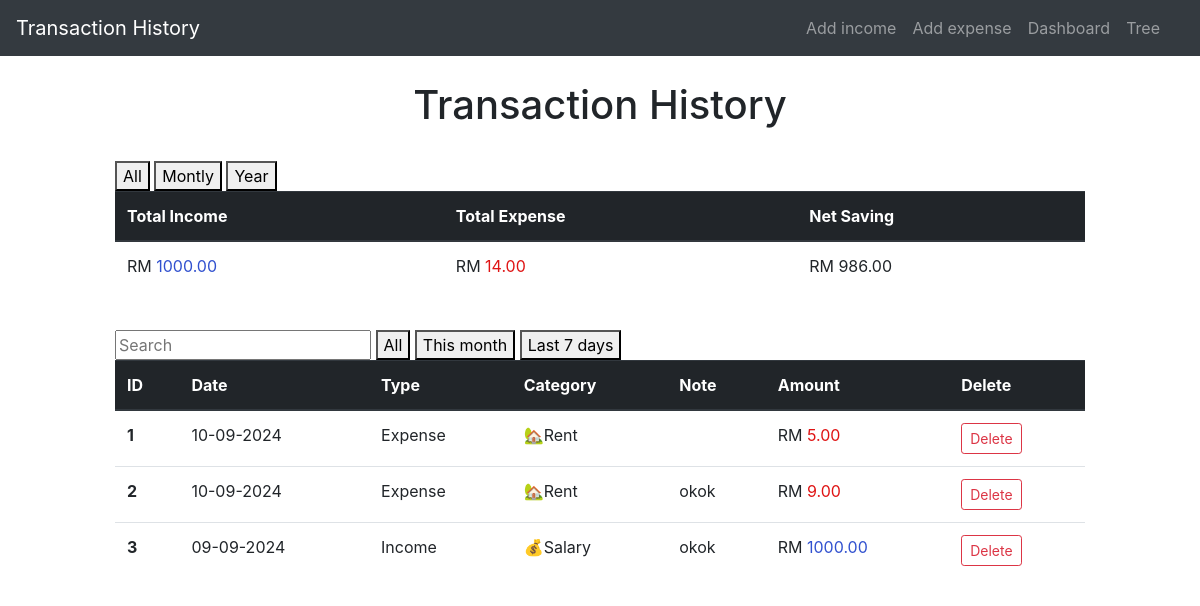
The page / on the database its author committed.
### application/models.py (models this page shows, shortened)
class add_expenses(db.Model):
    id = db.Column(db.Integer, primary_key=True)
    amount = db.Column(db.Double, nullable=False)
    category = db.Column(db.String(30),nullable=False)
    date = db.Column(db.DateTime, nullable=False)
    type = db.Column(db.String(10), nullable=False, default= 'Expense')
    nota = db.Column(db.String(15))

class add_incomes(db.Model):
    id = db.Column(db.Integer, primary_key=True)
    amount = db.Column(db.Double, nullable=False)
    category = db.Column(db.String(30),nullable=False)
    date = db.Column(db.DateTime, nullable=False)
    type = db.Column(db.String(10), nullable=False, default= 'Income')
    nota = db.Column(db.String(15))

### application/routes.py (the view)
@app.route('/')
def index():
    expenses = add_expenses.query.order_by(add_expenses.date.desc()).all()
    incomes = add_incomes.query.order_by(add_incomes.date.desc()).all()
    entries = []
    for expense in expenses:
        entries.append({
            'id': expense.id,
            'date': expense.date,
            'type': expense.type,
            'category': expense.category,  # Assuming a category field exists
            'amount': expense.amount,
            'nota': expense.nota
        })
    for income in incomes:
        entries.append({
            'id': income.id,
            'date': income.date,
            'type': income.type,
            'category': income.category,  # Assuming the source acts as a category
            'amount': income.amount,
            'nota': income.nota
        })
    entries.sort(key=lambda x: x['date'], reverse=True)
    sum_expenses = db.session.query(db.func.sum(add_expenses.amount)).all()
    sum_expense = [expense[0] if expense[0] is not None else 0 for expense in sum_expenses]
    sum_incomes = db.session.query(db.func.sum(add_incomes.amount)).all()
    sum_income = [income[0] if income[0] is not None else 0 for income in sum_incomes]
    net = [round(sum_income[0] - sum_expense[0], 2)]
    return render_template('index.html', title="Transaction history", entries=entries,  sum_expense=sum_expense, sum_income=sum_income, net=net)

### application/templates/index.html (shortened to what this page needs)
{% extends 'layout.html' %}
{% block content %}
    <head>
    </head>
    <div class="col-sm-10 ml-auto mr-auto ">
       <center>
        <H1>Transaction History</H1>
       </center>
       <br>
       <section class="section">
            <div class="columns">
                <div class="column is-one-third is-offset-one-third">
                    <button type='button' hx-get="/net_all_table" hx-target="#net_table">All</button>
                    <button type='button' hx-get="/default_table" hx-target="#net_table">Montly</button>
                    <button type='button' hx-get="/default_table" hx-target="#net_table">Year</button>
                </div>
            </div>
            <table class="table"  id="net_table" >
                <thead class="thead-dark">
                    <tr>
                        <th scope="col">Total Income</th>
                        <th scope="col">Total Expense</th>
                        <th scope="col">Net Saving</th>
                    </tr>
                </thead>
                <tbody>
                    {% for expense in sum_expense %}
                    {% for income in sum_income %}
                    {% for net_save in net %}
                            <tr>
                                <td class="amount-field">RM <span style="color: rgb(49, 81, 207);">{{ "{:.2f}".format(income) }}</span></td>
                                <td class="amount-field">RM <span style="color: rgb(223, 20, 20);">{{ "{:.2f}".format(expense) }}</span></td>
                                <td class="amount-field">{{  'RM ' + "{:.2f}".format(net_save) }}</td>
                            </tr>
                    {% endfor %}
                    {% endfor %}
                    {% endfor %}
                </tbody>
            </table>
        </section>
        <br>
        <section class="section">
            <div class="columns">
                <div class="column is-one-third is-offset-one-third">
                    <input type='text' class="input" placeholder="Search" name="q" hx-get="/search" hx-trigger="keyup changed delay:500ms" hx-target="#results">
                    <button type='button' hx-get="/default_table" hx-target="#results">All</button>
                    <button type='button' hx-get="/default_table" hx-target="#results">This month</button>
                    <button type='button' hx-get="/default_table" hx-target="#results">Last 7 days</button>
                </div>
            </div>
            <table class="table">
                <thead class="thead-dark">
                    <tr>
                        <th scope="col">ID</th>
                        <th scope="col">Date</th>
                        <th scope="col">Type</th>
                        <th scope="col">Category</th>
                        <th scope="col">Note</th>
                        <th scope="col">Amount</th>
                        <th scope="col">Delete</th>
                    </tr>
                </thead>
                <tbody id="results">
                    {% for entry in entries %}
                            <tr>
                                <th scope="row">{{loop.index}}</th>
                                <td>{{entry.date.strftime("%d-%m-%Y")}}</td>
                                <td>{{entry.type}}</td>
                                <td>{{entry.category }}</td>
                                <td>{{entry.nota }}</td>
                                {% if entry.type == 'Expense' %}
                                <td class="amount-field">RM <span style="color: rgb(223, 20, 20);">{{ "{:.2f}".format(entry.amount) }}</span></td>
                                {% else %}
                                <td class="amount-field">RM <span style="color: rgb(49, 81, 207);">{{ "{:.2f}".format(entry.amount) }}</span></td>
                                {% endif %}
                                <td><a href="{{ url_for('delete', entry_id = entry.id, entry_type = entry.type, next =url_for('index') ) }}"  class="btn btn-outline-danger btn-sm">Delete</a></td>
                            </tr>
                    {% endfor %}
                </tbody>
            </table>
        </section>
    </div>
{% endblock %}

### application/templates/layout.html (shortened to what this page needs)
<!DOCTYPE html>
<html lang="en">
<head>
    {% if not block_link %}
    <link rel="stylesheet"
        href="https://maxcdn.bootstrapcdn.com/bootstrap/4.0.0/css/bootstrap.min.css"
        href="static/styles.css"
>
    {% endif %}
</head>
<body>
    <div class="container-fluid">
        <div class="row">
            <div class="col-md-12 p-0">
                <header class="mb-4">
                    <nav class="navbar navbar-expand-lg navbar-dark bg-dark">
                        <a class="navbar-brand" href="{{ url_for('index') }}">Transaction History</a>
                        <div class="collapse navbar-collapse" id="navbarNavAltMarkup">
                            <div class="navbar-nav ml-auto mr-3">
                                <a class="nav-item nav-link" href="{{ url_for('add_income') }}">Add income</a>
                                <a class="nav-item nav-link" href="{{ url_for('add_expense') }}">Add expense</a>
                                <a class="nav-item nav-link" href="{{ url_for('dashboard') }}">Dashboard</a>
                                <a class="nav-item nav-link" href="{{ url_for('tree') }}">Tree</a>
                            </div>
                        </div>
                    </nav>
                </header>
            </div>
        </div>
        <div class="row justify-content-center">
            <div class="col-md-10"></div>
                {% block content %}{% endblock %}
            </div>
        </div>
</body>
</html>

### rows shown on the page
add_expenses: date "10-09-2024", type "Expense", category "🏡Rent", amount "5.00"
add_expenses: date "10-09-2024", type "Expense", category "🏡Rent", nota "okok", amount "9.00"
add_incomes: date "09-09-2024", type "Income", category "💰Salary", nota "okok", amount "1000.00"

### other values the page prints
{{ "{:.2f}".format(income) }} "1000.00"
{{ "{:.2f}".format(expense) }} "14.00"
{{ 'RM ' + "{:.2f}".format(net_save) }} "RM 986.00"
